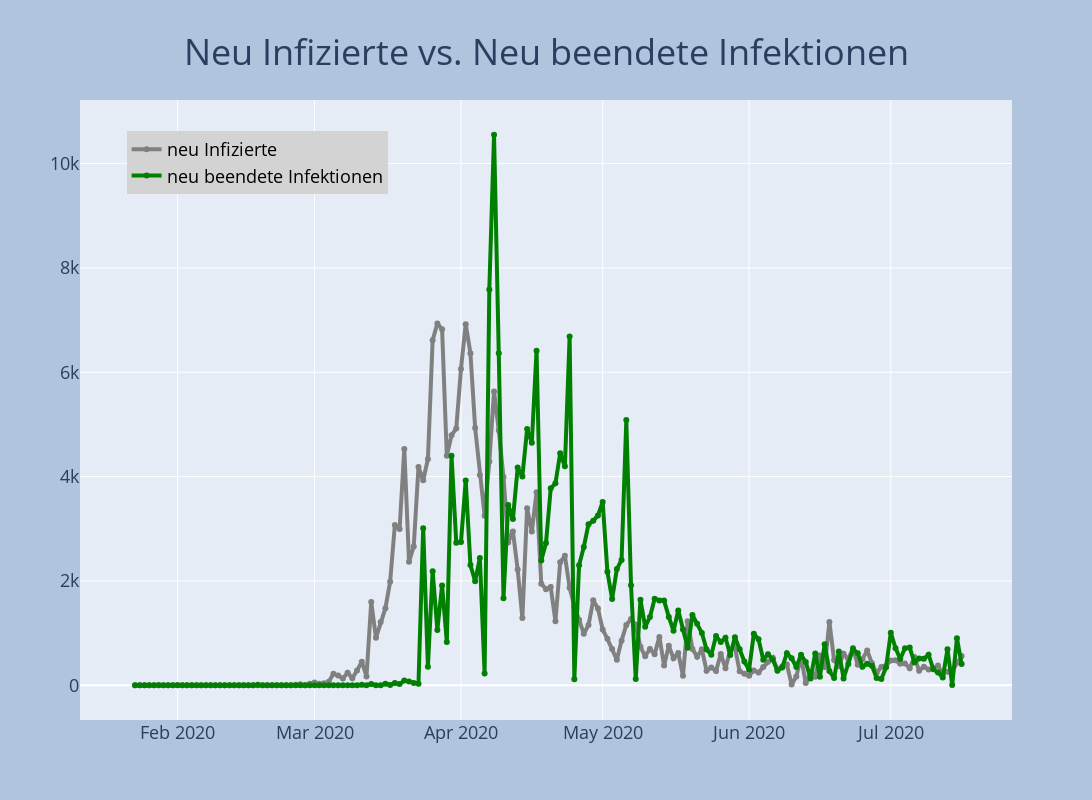

This figure's notebook cell:
### Code cell
fig = go.Figure()
fig.add_trace(go.Scatter(x=df.datum, y=df.neu_infiziert,line=dict(color='grey', width=4),mode='lines+markers',name='neu Infizierte',))
fig.add_trace(go.Scatter(x=df.datum, y=df.neu_beendet,line=dict(color='green', width=4), mode='lines+markers', name='neu beendete Infektionen'))
fig = plot_layout(fig, 'Neu Infizierte vs. Neu beendete Infektionen')
fig.show()

### Figure 1 — Plotly figure (JSON) as saved in the notebook; plotly's stock layout.template omitted (floating-point values rounded to 4 significant figures; data arrays with more than 128 entries replaced by an {"elided": "..."} marker saying what was removed)
{"data": [{"line": {"color": "grey", "width": 4}, "mode": "lines+markers", "name": "neu Infizierte", "type": "scatter", "x": {"elided": "177 str values"}, "y": {"elided": "177 int values"}}, {"line": {"color": "green", "width": 4}, "mode": "lines+markers", "name": "neu beendete Infektionen", "type": "scatter", "x": {"elided": "177 str values"}, "y": {"elided": "177 int values"}}], "layout": {"autosize": false, "height": 800, "hovermode": "x", "legend": {"bgcolor": "lightgray", "font": {"color": "black", "size": 18}, "x": 0.05, "y": 0.95}, "paper_bgcolor": "LightSteelBlue", "title": {"font": {"size": 36}, "text": "Neu Infizierte vs. Neu beendete Infektionen", "x": 0.5, "xanchor": "center", "y": 0.95}, "width": 1600, "xaxis": {"tickfont": {"size": 18}}, "yaxis": {"tickfont": {"size": 18}}}}
